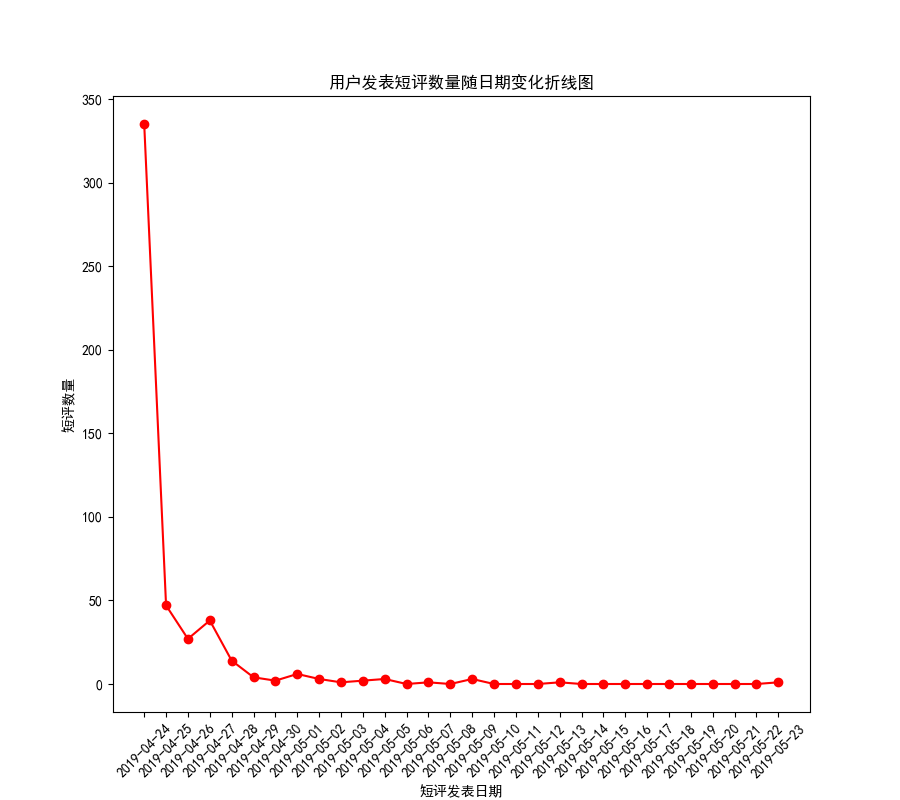

The Python source for this figure:
import pandas as pd
import matplotlib.pyplot as plt


plt.rcParams['font.sans-serif'] = 'SimHei'
#plt.rcParams['axcs.unicode_minus'] = False

fulian4 = pd.read_excel('fulian4data.xlsx')
df = pd.DataFrame(fulian4,columns=['content','times'])
# print(df['times'].dtypes)
df['times'] = pd.to_datetime(df['times'])
df = df.set_index('times')
s = pd.Series(df['content'],index=df.index)
data = df.resample('d').count()
data.to_csv('短评数量日期.csv',encoding='utf-8')
xh = pd.read_csv('短评数量日期.csv')
plt.figure(figsize=(9,8))
plt.plot(xh['times'],xh['content'],color = 'red',marker='o')
plt.xticks(rotation=45)
plt.xlabel('短评发表日期')
plt.ylabel('短评数量')
plt.title('用户发表短评数量随日期变化折线图')
plt.savefig('Task3.1.png')
plt.show()

